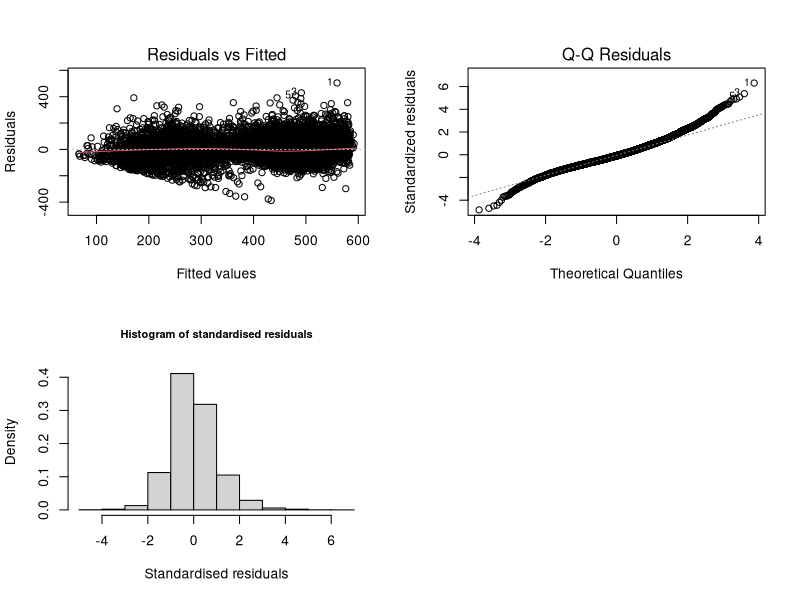

Write the R code that produced this figure.
## ---- chunk 1
library(dplyr)       
library(tidyr)      
library(readr)      
library(lubridate)
library(arm)
library(tidyselect)
library(ggplot2)
## ---- chunk 2
data<-read.csv("data/RWNS_cleaned.csv", header=TRUE,stringsAsFactors=TRUE)
## ---- chunk 3
data<-read.csv("data/RWNS_cleaned.csv", header=TRUE,stringsAsFactors=TRUE)
## ---- chunk 4
data$sen <- as.factor(data$sen)
data$computer <- as.factor(data$computer)
data$gender <- as.factor(data$gender)
## ---- chunk 5
model <- lm(ks4score ~ . - fiveem - sen - computer - gender, data = data)
## ---- chunk 6
par(mfrow=c(2,2))
plot(model, which=c(1,2))
hist(rstandard(model), freq = FALSE ,
     main="Histogram of standardised residuals",
     cex.main=0.8, xlab="Standardised residuals")
